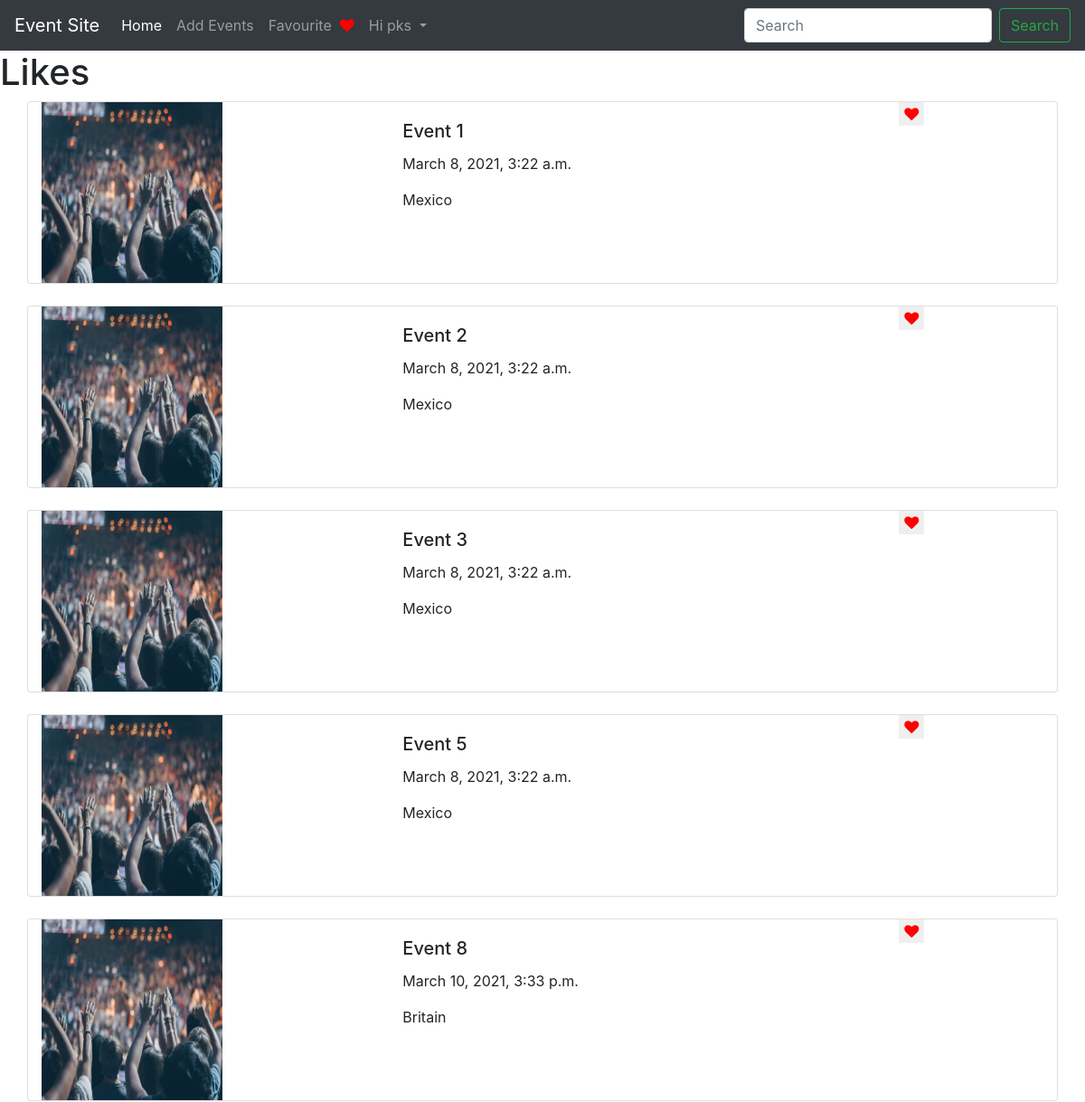
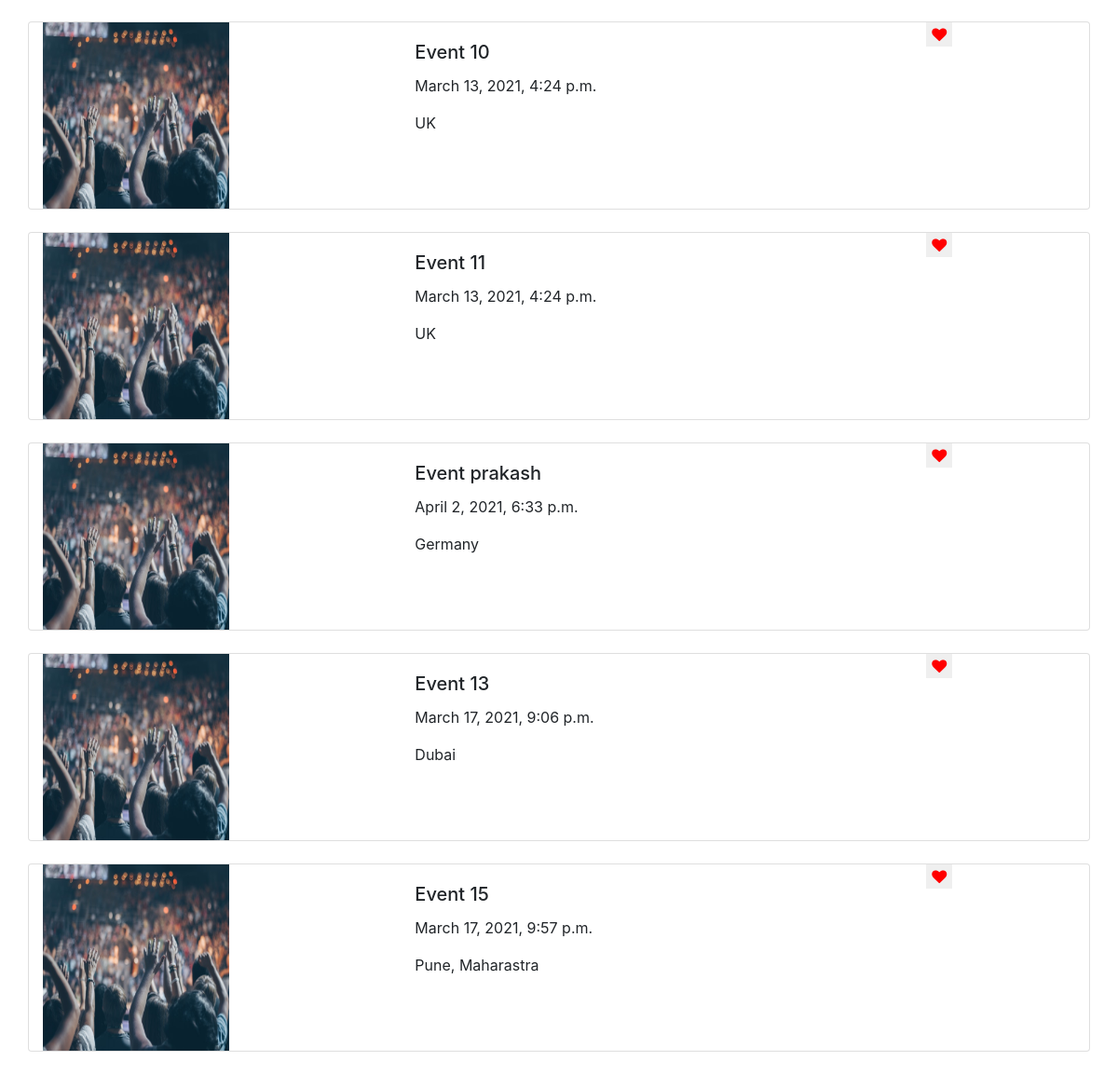
The app's page /like/ (signed in) with its own data (2 pictures, top to bottom).
### event_app/models.py (models this page shows)
class Event(models.Model):
    event_id = models.AutoField(primary_key=True)
    event_name = models.CharField(max_length=254)
    data = models.CharField(max_length=254)
    date_time = models.DateTimeField(auto_now_add=False)
    location = models.CharField(max_length=254)
    image = models.ImageField(upload_to='upload/images',default='https://dummyimage.com/300x400/e0bfe0/202129.jpg&text=Event', blank=True)
    is_liked = models.BooleanField(default=False)
    def __str__(self):
        return self.event_name

### event_app/views.py (the view, shortened to what this page needs)
# urls.py: path('like/', views.like , name="like"),
def like(request):
    liked_user = Like.objects.filter(user=request.user)
    liked_id_list = []
    for i in liked_user:
        liked_id_list.append(i.liked_id)
    if not liked_id_list:
        empty_message = "Nothing to show , Please Add Event to favourite list By hitting the Heart button"
        return render(request, 'like.html', {'empty_message':empty_message})
    print(liked_id_list)
    liked_event = Event.objects.filter(event_id__in=liked_id_list)
    print(liked_event)
    context = {'liked_event': liked_event ,}
    return render(request, 'like.html',context)

### event_app/templates/like.html (shortened to what this page needs)
{% extends "navbar.html" %}
{% block body %}
        <h1>Likes</h1>
        {% for event in liked_event %}
        <div class="card container">
            <div class="row">
                <div class="col-md-4"><img src="{{event.image.url}}" alt="" width="200" height="200">
                </div>
            <div class="col-md-6">
                <div class="card-body">
                    <h5 class="card-title">{{event.event_name}}</h5>
                    <p class="card-text">{{event.date_time}}</p>
                    <p class="card-text">{{event.location}}</p>
                  </div>
            </div>
            <div class="col-md-2">
                {% if user.is_authenticated %}
            <form action="{% url 'unlike' %}" method="POST" style="display: inline-block;">
              <button style="border-style: none; cursor: pointer;" ><i title="Add to favourite" class="fa fa-heart heart" style="pointer-events: fill;" ></i></button>
            </form>
            {% endif %}
        </div>
        </div>
        </div>
        <br>
        {% endfor %}
    {% endblock %}

### event_app/templates/navbar.html (shortened to what this page needs)
<!DOCTYPE html>
<html lang="en">
<head>
    <link rel="stylesheet" href="https://maxcdn.bootstrapcdn.com/bootstrap/4.0.0/css/bootstrap.min.css">
    <link rel="stylesheet" href="https://cdnjs.cloudflare.com/ajax/libs/font-awesome/4.7.0/css/font-awesome.min.css">
    <link rel="stylesheet" href="https://stackpath.bootstrapcdn.com/font-awesome/4.7.0/css/font-awesome.min.css">
</head>
<body>
    <nav class="navbar navbar-expand-lg navbar-dark bg-dark">
        <a class="navbar-brand" href="#">Event Site</a>
        <div class="collapse navbar-collapse" id="navbarSupportedContent">
          <ul class="navbar-nav mr-auto">
            <li class="nav-item active">
              <a class="nav-link" href="/">Home <span class="sr-only">(current)</span></a>
            </li>
            {% if user.is_authenticated %}
            <li class="nav-item">
              <a class="nav-link" href="/create_event">Add Events</a>
            </li>
            <li class="nav-item">
                <a class="nav-link" href="{% url 'like' %}">Favourite &nbsp;<i class="fa fa-heart heart"  ></i></a>
            </li>
            <li class="nav-item dropdown">
                <a class="nav-link dropdown-toggle" href="#" id="navbarDropdown" role="button" data-toggle="dropdown" aria-haspopup="true" aria-expanded="false">
                  Hi {{request.user}}
                </a>
                {% else %}
                <a style="color: whitesmoke; background-color: tomato; border-radius: 20px;" class="dropdown-item" href="{% url 'login' %}">Login/Signup</a>
            {% endif %}
            </li>
          </ul>
          <form action="{% url 'search' %}" class="form-inline my-2 my-lg-0" align="center" method="GET">
            <input class="form-control mr-sm-2" name="search" type="search" placeholder="Search" aria-label="Search">
            <button class="btn btn-outline-success my-2 my-sm-0" type="submit">Search</button>
          </form>
        </div>
      </nav>
    {% block body %}  {% endblock %}
</body>
</html>

### event_app/templates/like.html (style rules this page uses)
.heart { color: red; }

### records on screen
Event: image (picture), event_name "Event 1", date_time "March 8, 2021, 3:22 a.m.", location "Mexico"
Event: image (picture), event_name "Event 2", date_time "March 8, 2021, 3:22 a.m.", location "Mexico"
Event: image (picture), event_name "Event 3", date_time "March 8, 2021, 3:22 a.m.", location "Mexico"
Event: image (picture), event_name "Event 5", date_time "March 8, 2021, 3:22 a.m.", location "Mexico"
Event: image (picture), event_name "Event 8", date_time "March 10, 2021, 3:33 p.m.", location "Britain"
Event: image (picture), event_name "Event 10", date_time "March 13, 2021, 4:24 p.m.", location "UK"
Event: image (picture), event_name "Event 11", date_time "March 13, 2021, 4:24 p.m.", location "UK"
Event: image (picture), event_name "Event prakash", date_time "April 2, 2021, 6:33 p.m.", location "Germany"
Event: image (picture), event_name "Event 13", date_time "March 17, 2021, 9:06 p.m.", location "Dubai"
Event: image (picture), event_name "Event 15", date_time "March 17, 2021, 9:57 p.m.", location "Pune, Maharastra"

### other values on screen
{{ request.user }} "pks"
